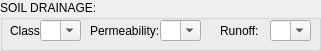
   <widget class="QGroupBox" name="groupBox_7">
    <property name="geometry">
     <rect>
      <x>480</x>
      <y>220</y>
      <width>321</width>
      <height>51</height>
     </rect>
    </property>
    <property name="title">
     <string>SOIL DRAINAGE:</string>
    </property>
    <widget class="QLabel" name="label_26">
     <property name="geometry">
      <rect>
       <x>10</x>
       <y>20</y>
       <width>31</width>
       <height>21</height>
      </rect>
     </property>
     <property name="text">
      <string>Class:</string>
     </property>
    </widget>
    <widget class="QLabel" name="label_27">
     <property name="geometry">
      <rect>
       <x>90</x>
       <y>20</y>
       <width>71</width>
       <height>21</height>
      </rect>
     </property>
     <property name="text">
      <string>Permeability:</string>
     </property>
    </widget>
    <widget class="QLabel" name="label_28">
     <property name="geometry">
      <rect>
       <x>220</x>
       <y>20</y>
       <width>41</width>
       <height>21</height>
      </rect>
     </property>
     <property name="text">
      <string>Runoff:</string>
     </property>
    </widget>
    <widget class="QComboBox" name="Drainage_Class_CB">
     <property name="geometry">
      <rect>
       <x>40</x>
       <y>20</y>
       <width>41</width>
       <height>21</height>
      </rect>
     </property>
     <property name="editable">
      <bool>true</bool>
     </property>
    </widget>
    <widget class="QComboBox" name="Permeability_CB">
     <property name="geometry">
      <rect>
       <x>160</x>
       <y>20</y>
       <width>41</width>
       <height>21</height>
      </rect>
     </property>
     <property name="editable">
      <bool>true</bool>
     </property>
    </widget>
    <widget class="QComboBox" name="Runoff_CB">
     <property name="geometry">
      <rect>
       <x>270</x>
       <y>20</y>
       <width>41</width>
       <height>21</height>
      </rect>
     </property>
     <property name="editable">
      <bool>true</bool>
     </property>
    </widget>
   </widget>
